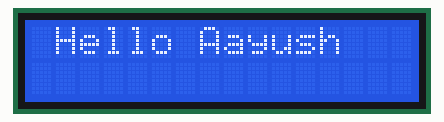
A sketch run on a simulated Arduino Uno, built with avr-gcc and run on an emulated ATmega328P. On the bench: 16×2 character LCD.

Above: at 0.21 s.
At 1.11 s:
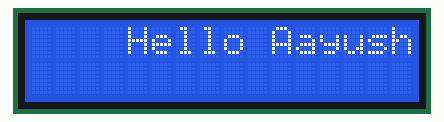
At 2.31 s:
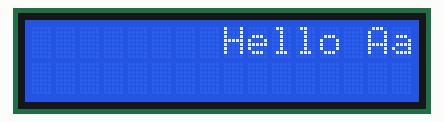
At 4.6 s:
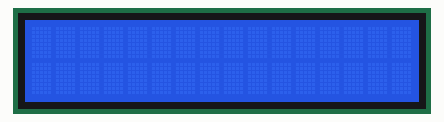
At 8.61 s:
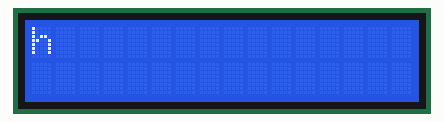
At 12.82 s:
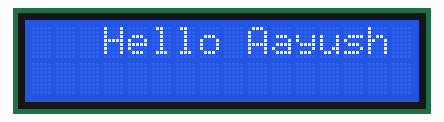

Measured:
- by itself, everything shown: repeats every 12.0 s, in 28 steps
- what the display in image 3 shows lasts 3.9 s, from 4.6 s to 8.5 s

The sketch:

lcd-mastery.ino
```cpp
#include <LiquidCrystal.h>

// RS, E, D4, D5, D6, D7
//back light! --
//BLA-
//BLK-
LiquidCrystal lcd(12, 11, 2, 3, 4, 5);

void setup() {

  // Initialize LCD
  lcd.begin(16, 2);


  // First line
  lcd.setCursor(0, 0);
  lcd.print("Hello Aayush");

  // Second line
 // lcd.setCursor(0, 1);
 // lcd.print("LCD Working :)");
}

void loop() {

  //LCD TEXT SCROLL FUNCTION
  lcd.setCursor(15, 0);
  for(int i=0; i<=15; i++) {
    lcd.scrollDisplayRight();
    delay(300);
    lcd.scrollDisplayRight();
    delay(300);
  }

  //LCD BLINKING PROGRAM!
 /* lcd.clear();
  delay(250);
  lcd.print("Zaza");
  delay(250);
  //----------------------------------
  lcd.noDisplay();
  delay(300);
  lcd.display();
  delay(300);*/

}
```
